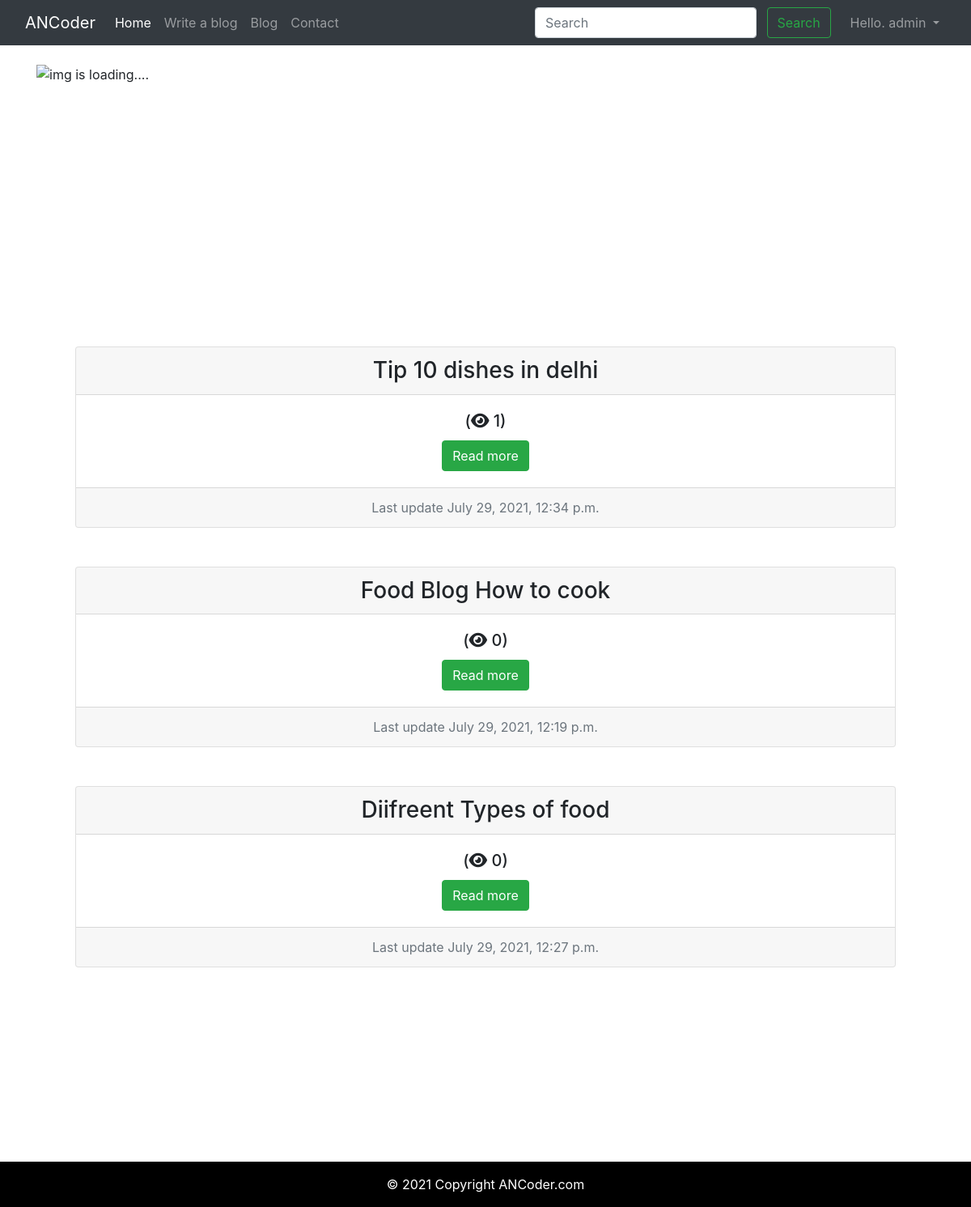
Screenshot of / (signed in) with the database file from the repository.
### blog/models.py (models this page shows, shortened)
class Post(models.Model):
    sno = models.AutoField(primary_key=True)
    title = models.CharField(max_length=255)
    content = models.TextField()
    tumbnail = models.ImageField(upload_to= "static/img", blank=True)
    author = models.CharField(max_length=30)
    slug = models.SlugField(max_length=200, unique= True)
    views = models.IntegerField(default=0)
    timeStamp = models.DateTimeField(default=now, blank=True)

### home/views.py (the view)
# urls.py: path('', views.home, name='home'),
def home(request):
    allPosts = Post.objects.all().order_by('-views')
    context = {'allPosts': allPosts}
    return render(request, 'home/home.html', context)

### templates/home/home.html (shortened to what this page needs)
{% extends 'base.html' %}
{% block homeactive %} active {% endblock homeactive %}
{% block body %}
{% load static %}
<link rel="stylesheet" href="https://stackpath.bootstrapcdn.com/bootstrap/4.5.2/css/bootstrap.min.css">
<link rel="stylesheet" href="https://stackpath.bootstrapcdn.com/font-awesome/4.7.0/css/font-awesome.min.css">
<div class="container my-4">
  <div id="carouselExampleCaptions" class="carousel slide" data-bs-ride="carousel">
    <div class="carousel-inner">
      <div class="carousel-item active">
        <img src="https://cdn.pixabay.com/photo/2012/05/07/18/57/blog-49006_640.png" class="d-block" style="height: 300px;
        width: 100%;" alt="img is loading....">
      <div class="carousel-caption d-none d-md-block"> </div>
      </div>
    </div>
  </div>
</div>
<div class="wrapper">
  <div class="container">
    {% for post in allPosts %}
      <div class="card text-center my-5 mx-5">
        <h3 class="card-header">{{post.title}}</h3>
        <div class="card-body">
          <h5 class="card-title">(<i class="fas fa-eye"></i> {{post.views}})</h5>
          <a href="/blog/{{post.slug}}" class="btn btn-success">Read more</a>
        </div>
        <div class="card-footer text-muted">
          Last update {{post.timeStamp}}
        </div>
      </div>
    {% endfor %}
  </div>
<div>
{% endblock body %}

### templates/base.html (shortened to what this page needs)
<!doctype html>
<html lang="en">
<head>
  <link rel="stylesheet" href="https://stackpath.bootstrapcdn.com/bootstrap/4.4.1/css/bootstrap.min.css">
</head>
<body>
  <nav class="navbar navbar-expand-lg navbar-dark bg-dark">
    <div class="container-fluid">
    <a class="navbar-brand" href="/">ANCoder</a>
    <div class="collapse navbar-collapse" id="navbarSupportedContent">
      <ul class="navbar-nav mr-auto">
        <li class="nav-item {% block homeactive %} {% endblock homeactive %}">
          <a class="nav-link" href="/">Home </a>
        </li>
        <li class="nav-item {% block write_blog_active %} {% endblock write_blog_active %}">
          <a class="nav-link" href="/tiny">Write a blog</a>
        </li>
        <li class="nav-item {% block blogactive %} {% endblock blogactive %}">
          <a class="nav-link" href="/blog">Blog</a>
        </li>
        <li class="nav-item {% block contactactive %} {% endblock contactactive %}">
          <a class="nav-link" href="/contact">Contact</a>
        </li>
      </ul>
      <div class="ml-auto form-inline">
      <form method="get" action="/search" class=" my-2 my-lg-0 mx-3">
        <input class="form-control mr-sm-2" type="search" placeholder="Search" aria-label="Search" name="query"
          id="query">
        <button class="btn btn-outline-success my-2 my-sm-0" type="submit">Search</button>
      </form>
      {% if user.is_authenticated %}
        <ul class = "navbar-nav ml-auto">
        <li class="nav-item dropdown">
            <a class="nav-link dropdown-toggle" href="#" id="navbarDropdown" role="button" data-bs-toggle="dropdown" aria-expanded="false">
              Hello. {{request.user}}
            </a>
          </li>
          </ul>
      {% else %}
        <form  method="get" action="/search" class="d-flex">
          <a type="button" class="btn btn-outline-success mx-2" href = "/login">Login</a>
          <a type="button" class="btn btn-outline-success" href = "/sinup">Sin up</a>
        </form>
      {% endif %}
      </div>
    </div>
  </nav>
  {% block body %}
  {% endblock body %}
  {%  block footer %}
    <footer class="bg-light text-center text-lg-start" style="margin-top:20%;" >
      <div class="text-center p-3" style="background-color: rgba(0, 0, 0);">
      <a class="text-white" href="/" style="text-decoration:none;"> © 2021 Copyright ANCoder.com</a>
      </div>
    </footer>
  {% endblock footer %}
</body>
</html>

### rows the page displays
Post: title "Tip 10 dishes in delhi", views "1", timeStamp "July 29, 2021, 12:34 p.m."
Post: title "Food Blog How to cook", views "0", timeStamp "July 29, 2021, 12:19 p.m."
Post: title "Diifreent Types of food", views "0", timeStamp "July 29, 2021, 12:27 p.m."

### other values shown
{{ request.user }} "admin"
